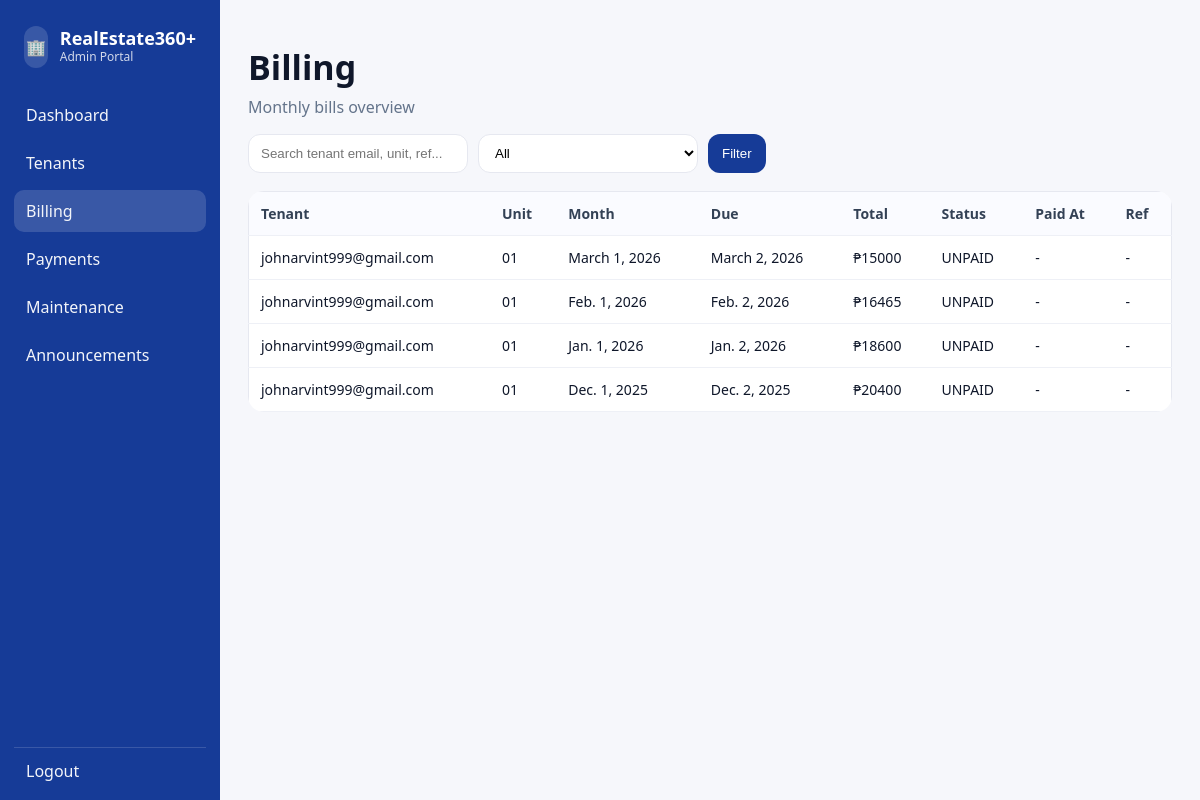
Page /admin-portal/billing/ (signed in) on the earlier database version.
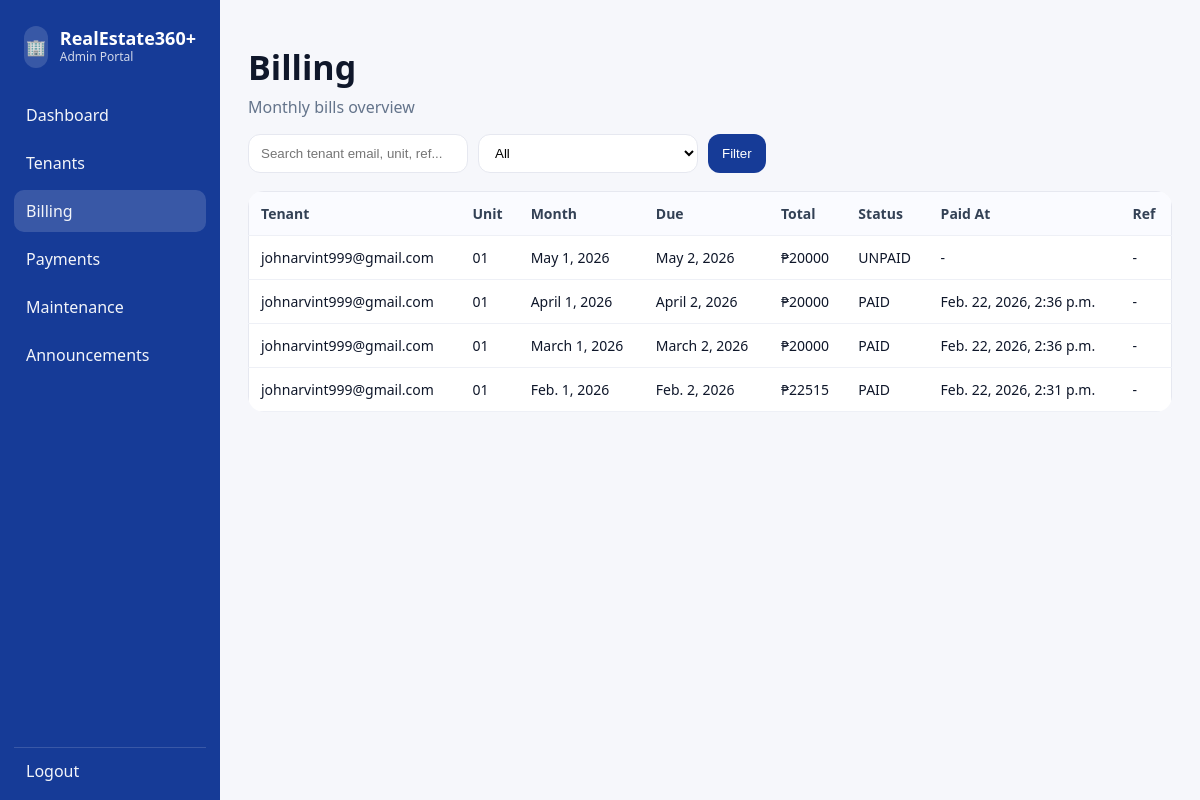
Same page on the later database version.
### billing/models.py (models this page shows, shortened)
class MonthlyBill(models.Model):
    STATUS_CHOICES = [
        ("UNPAID", "Unpaid"),
        ("PAID", "Paid"),
    ]
    lease = models.ForeignKey("rentals.Lease", on_delete=models.CASCADE, related_name="monthly_bills")
    billing_month = models.DateField()  # recommended: month-start date (e.g., 2026-02-01)
    due_date = models.DateField(null=True, blank=True)
    base_rent = models.DecimalField(max_digits=12, decimal_places=2, default=0)
    water_amount = models.DecimalField(max_digits=12, decimal_places=2, default=0)
    interest = models.DecimalField(max_digits=12, decimal_places=2, default=0)
    total_due = models.DecimalField(max_digits=12, decimal_places=2, default=0)
    status = models.CharField(max_length=10, choices=STATUS_CHOICES, default="UNPAID")
    paid_at = models.DateTimeField(null=True, blank=True)
    payment_reference = models.CharField(max_length=80, blank=True, default="")
    class Meta:
        unique_together = ("lease", "billing_month")
        ordering = ("-billing_month",)

### rentals/models.py (models this page shows, shortened)
class Lease(models.Model):
    tenant = models.ForeignKey(settings.AUTH_USER_MODEL, on_delete=models.CASCADE, limit_choices_to={"role": "TENANT"})
    unit = models.OneToOneField(Unit, on_delete=models.PROTECT)  # one active tenant per unit
    monthly_rent = models.DecimalField(max_digits=10, decimal_places=2)
    due_day = models.PositiveSmallIntegerField(default=5)  # e.g. due every 5th
    start_date = models.DateField()
    is_active = models.BooleanField(default=True)

class Unit(models.Model):
    number = models.CharField(max_length=10, unique=True)
    is_active = models.BooleanField(default=True)

### accounts/models.py (models this page shows)
class User(AbstractUser):
    class Role(models.TextChoices):
        ADMIN = "ADMIN", "Admin"
        TENANT = "TENANT", "Tenant"
    role = models.CharField(max_length=10, choices=Role.choices, default=Role.TENANT)
    email = models.EmailField(unique=True)
    username = models.CharField(max_length=150, unique=True)  # keep for Django admin
    REQUIRED_FIELDS = ["username"]
    USERNAME_FIELD = "email"

### accounts/admin_portal_views.py (the view)
# urls.py: path("billing/", admin_billing, name="admin_billing"),
@admin_required
def admin_billing(request):
    q = request.GET.get("q", "").strip()
    status = request.GET.get("status", "").strip()
    bills = MonthlyBill.objects.select_related("lease", "lease__unit", "lease__tenant")
    if status in ("PAID", "UNPAID"):
        bills = bills.filter(status=status)
    if q:
        bills = bills.filter(
            Q(lease__tenant__email__icontains=q) |
            Q(lease__unit__number__icontains=q) |
            Q(payment_reference__icontains=q)
        )
    bills = bills.order_by("-billing_month")[:500]
    return render(request, "admin_portal/billing.html", {"bills": bills, "q": q, "status": status})

### templates/admin_portal/billing.html (shortened to what this page needs)
{% extends "admin_portal/base.html" %}
{% block content %}
  <div class="page-header">
    <h1>Billing</h1>
    <p class="muted">Monthly bills overview</p>
  </div>
  <form class="toolbar" method="get">
    <input class="input" name="q" value="{{ q }}" placeholder="Search tenant email, unit, ref..." />
    <select class="input" name="status">
      <option value="">All</option>
    </select>
    <button class="btn" type="submit">Filter</button>
  </form>
  <div class="table-wrap">
    <table class="table">
      <thead>
        <tr>
          <th>Tenant</th>
          <th>Unit</th>
          <th>Month</th>
          <th>Due</th>
          <th>Total</th>
          <th>Status</th>
          <th>Paid At</th>
          <th>Ref</th>
        </tr>
      </thead>
      <tbody>
        {% for b in bills %}
          <tr>
            <td>{{ b.lease.tenant.email }}</td>
            <td>{{ b.lease.unit.number }}</td>
            <td>{{ b.billing_month }}</td>
            <td>{{ b.due_date }}</td>
            <td>₱{{ b.total_due|floatformat:0 }}</td>
            <td>{{ b.status }}</td>
            <td>{{ b.paid_at|default:"-" }}</td>
            <td>{{ b.payment_reference|default:"-" }}</td>
          </tr>
        {% empty %}
          <tr><td colspan="8" class="muted">No bills found.</td></tr>
        {% endfor %}
      </tbody>
    </table>
  </div>
{% endblock %}

### templates/admin_portal/base.html (shortened to what this page needs)
{% load static %}
<!doctype html>
<html lang="en">
<head>
  <link rel="stylesheet" href="{% static 'admin_portal/css/admin.css' %}">
</head>
<body>
  <div class="layout">
    <aside class="sidebar">
      <div class="brand">
        <div class="brand-icon">🏢</div>
        <div>
          <div class="brand-name">RealEstate360+</div>
          <div class="brand-sub">Admin Portal</div>
        </div>
      </div>
      <nav class="nav">
        <a class="nav-item {% if request.resolver_match.url_name == 'admin_dashboard' %}active{% endif %}" href="{% url 'admin_dashboard' %}">Dashboard</a>
        <a class="nav-item {% if request.resolver_match.url_name == 'admin_tenants' %}active{% endif %}" href="{% url 'admin_tenants' %}">Tenants</a>
        <a class="nav-item {% if request.resolver_match.url_name == 'admin_billing' %}active{% endif %}" href="{% url 'admin_billing' %}">Billing</a>
        <a class="nav-item {% if request.resolver_match.url_name == 'admin_payments' %}active{% endif %}" href="{% url 'admin_payments' %}">Payments</a>
        <a class="nav-item {% if request.resolver_match.url_name == 'admin_maintenance' %}active{% endif %}" href="{% url 'admin_maintenance' %}">Maintenance</a>
        <a class="nav-item {% if request.resolver_match.url_name == 'admin_announcements' %}active{% endif %}" href="{% url 'admin_announcements' %}">Announcements</a>
      </nav>
      <div class="sidebar-footer">
        <a class="nav-item" href="{% url 'logout' %}">Logout</a>
      </div>
    </aside>
    <main class="content">
      {% block content %}{% endblock %}
    </main>
  </div>
</body>
</html>

### static/admin_portal/css/admin.css (style rules this page uses)
* { box-sizing: border-box; }
body { margin: 0; font-family: system-ui, Arial, sans-serif; background: #f6f7fb; color: #0f172a; }
.layout { display: flex; min-height: 100vh; }
.sidebar { width: 260px; background: #163b97; color: #fff; padding: 18px 14px; display: flex; flex-direction: column; }
.brand { display: flex; gap: 12px; align-items: center; padding: 8px 10px; }
.brand-icon { width: 42px; height: 42px; display: grid; place-items: center; background: rgba(255,255,255,.15); border-radius: 12px; }
.brand-name { font-weight: 700; font-size: 18px; line-height: 1.1; }
.brand-sub { font-size: 12px; opacity: .8; }
.nav { margin-top: 18px; display: flex; flex-direction: column; gap: 6px; }
.nav-item { color: #fff; text-decoration: none; padding: 10px 12px; border-radius: 10px; opacity: .95; }
.nav-item.active { background: rgba(255,255,255,.16); }
.sidebar-footer { margin-top: auto; padding-top: 12px; border-top: 1px solid rgba(255,255,255,.15); }
.content { flex: 1; padding: 28px; }
.page-header h1 { margin: 0; font-size: 34px; }
.muted { color: #64748b; margin-top: 6px; }
@media (max-width: 1200px) { .sidebar { width: 220px; } }
.toolbar { display:flex; gap:10px; margin: 14px 0 18px; }
.input { background:#fff; border:1px solid #e6e8f0; border-radius:12px; padding:10px 12px; min-width: 220px; }
.btn { border:0; background:#163b97; color:#fff; border-radius:12px; padding:10px 14px; cursor:pointer; }
.table-wrap { overflow:auto; border-radius:16px; }
.table { width:100%; border-collapse: collapse; background:#fff; border:1px solid #e6e8f0; }
.table th, .table td { padding: 12px 12px; border-bottom: 1px solid #eef0f6; text-align:left; font-size: 14px; }
.table th { color:#334155; background:#fafbff; font-weight:700; }

Differences in the rows shown:
removed MonthlyBill: lease.tenant.email "johnarvint999@gmail.com", lease.unit.number "01", billing_month "March 1, 2026", due_date "March 2, 2026", total_due "15000", status "UNPAID", paid_at "-", payment_reference "-"
removed MonthlyBill: lease.tenant.email "johnarvint999@gmail.com", lease.unit.number "01", billing_month "Feb. 1, 2026", due_date "Feb. 2, 2026", total_due "16465", status "UNPAID", paid_at "-", payment_reference "-"
removed MonthlyBill: lease.tenant.email "johnarvint999@gmail.com", lease.unit.number "01", billing_month "Jan. 1, 2026", due_date "Jan. 2, 2026", total_due "18600", status "UNPAID", paid_at "-", payment_reference "-"
removed MonthlyBill: lease.tenant.email "johnarvint999@gmail.com", lease.unit.number "01", billing_month "Dec. 1, 2025", due_date "Dec. 2, 2025", total_due "20400", status "UNPAID", paid_at "-", payment_reference "-"
added MonthlyBill: lease.tenant.email "johnarvint999@gmail.com", lease.unit.number "01", billing_month "May 1, 2026", due_date "May 2, 2026", total_due "20000", status "UNPAID", paid_at "-", payment_reference "-"
added MonthlyBill: lease.tenant.email "johnarvint999@gmail.com", lease.unit.number "01", billing_month "April 1, 2026", due_date "April 2, 2026", total_due "20000", status "PAID", paid_at "Feb. 22, 2026, 2:36 p.m.", payment_reference "-"
added MonthlyBill: lease.tenant.email "johnarvint999@gmail.com", lease.unit.number "01", billing_month "March 1, 2026", due_date "March 2, 2026", total_due "20000", status "PAID", paid_at "Feb. 22, 2026, 2:36 p.m.", payment_reference "-"
added MonthlyBill: lease.tenant.email "johnarvint999@gmail.com", lease.unit.number "01", billing_month "Feb. 1, 2026", due_date "Feb. 2, 2026", total_due "22515", status "PAID", paid_at "Feb. 22, 2026, 2:31 p.m.", payment_reference "-"
